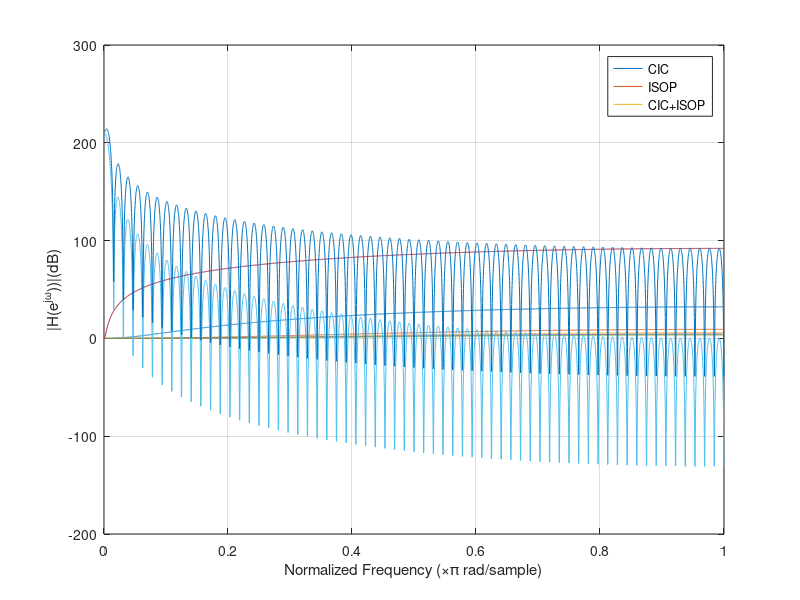
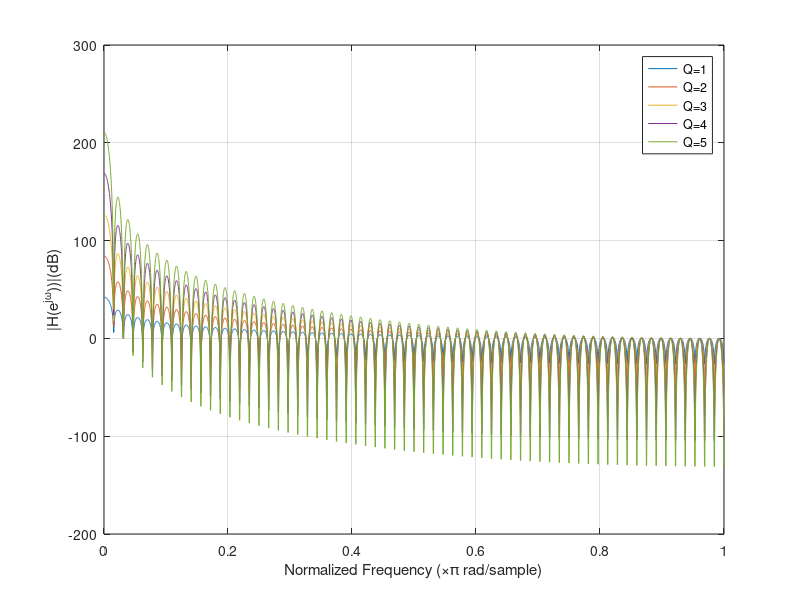

The MATLAB source for these figures, in order:
 % 设计方法2： 设计未做单位增益CIC滤波器
 % hcic = design(fdesign.decimator(R,'cic',D, Fp, Astp, Fs),'SystemObject',true);
 % cic_comp = design(fdesign.ciccomp(hcic.DifferentialDelay, ...
 %             hcic.NumSections,Fp,Fstp,Ap,Astp,Fs/R), 'SystemObject',true);
 % 参数设置
 %%
%  clc;
%  clear;
%  Fs = 2e6;      % sample rate
%  R = 128;          % decimator factor
%  D = 1;          % differential delay
%  Fp = 2e3;       % pass band
%  Fstp = 13.625e3;     % stop band
%  Ap = 0.1;       % attenuation in pass band
%  Astp = 40;      % attenuation in stop band
% 
%  % 设计方法1： 设计单位增益CIC滤波器
%  d1 = fdesign.decimator(R,'cic',D, Fp, Astp, Fs);
%  hcic = design(d1);
%  H1 = cascade(1/gain(hcic),hcic);
%  d2 = fdesign.ciccomp(hcic.DifferentialDelay, ...
%              hcic.NumberOfSections,Fp,Fstp,Ap,Astp,Fs/R);
%  cic_comp = design(d2);
%  fvtool(H1,cic_comp,cascade(H1,cic_comp),'ShowReference','off','Fs',[Fs Fs/R Fs]) % 未做归一化处理
%  legend('CIC Decimator','CIC Compensator','Resulting Cascade Filter');


%%
%  Fs = 2e6;      % sample rate
%  R = 128;          % decimator factor
%  D = 1;          % differential delay
%  N = 5;          % number of stage
%  Fp = 0.002;      % pass band
%  Fstp = 0.058;   % stop band
%  Ap = 0.1;       % attenuation in pass band
%  Astp = 60;      % attenuation in stop band
%  CICDecim = dsp.CICDecimator(R, D, N);
%  CICCompDecim = dsp.CICCompensationDecimator(CICDecim,...
%      'DecimationFactor',2,'PassbandFrequency',Fp,...
%      'StopbandFrequency',Fstp,'SampleRate',Fs/R);
%  fvtool(CICDecim,CICCompDecim,...
%  cascade(CICDecim,CICCompDecim),'ShowReference','off','Fs',[Fs Fs/R Fs])
%  legend('CIC Decimator','CIC Compensator','Resulting Cascade Filter');

%%
% fs = 2e6;		%采样率
% f1 = 10;		%信号频率1
% f2 = 20;		%信号频率2
% n = 4096;		%采样点数
% t = 0:1/fs:(n-1)/fs;
% x_in = cos(2*pi*f1*t) + 2*cos(2*pi*f2*t) + 1i*sin(2*pi*f1*t) + 1i*2*sin(2*pi*f2*t);    %复数信号,提供两个不同的频率10Hz与20Hz
% 
% a = [1,-1];     %梳状滤波器系数
% b = [1,-1];		%积分器系数
% 
% %五级级联积分器
% c1 =  filter(1,b,x_in);	%x_in为输入信号
% c2 =  filter(1,b,c1);
% c3 =  filter(1,b,c2);
% c4 =  filter(1,b,c3);
% c5 =  filter(1,b,c4);
% 
% d = downsample(c5,4);	%对信号进行四倍抽取
% 
% %五级级联梳状滤波器
% e1 = filter(a,1,d);
% e2 = filter(a,1,e1);
% e3 = filter(a,1,e2);
% e4 = filter(a,1,e3);
% y_out = filter(a,1,e4);	%y_out为CIC输出
% 
% figure
% subplot(211)
% f = 0:200/4096:(4096-1)*200/4096;   %归一化处理
% plot(f,20*log10(abs(fft(x_in))),'b');
% title('抽取前fft变换');xlabel('f/Hz');
% f_d = 0:12.5/1024:(1024-1)*12.5/1024;   %归一化处理
% subplot(212)
% plot(f_d,20*log10(abs(fft(y_out))),'r');
% title('抽取后fft变换');xlabel('f/Hz');


%% CIC滤波器设计（级联数Q = 5，抽取因子M = 128 ）
clc;
clear;
M = 128;
b = [1 repelem(0,M-1) -1];
a = [1 -1];

figure(1);
%零极点图
zplane(b,a);

%数字滤波器频率响应
[h,w] = freqz(b,a,4096);
%为了单位表示方便
w = w/pi;
%观察级联个数对旁瓣衰减的影响

figure(2);
% 绘制4张子图方式多少个级联
% Q = 1; 
% subplot(2,2,1);
% plot(w_shift_plus,20*log10(abs(h_shift).^Q))
% peaks = findpeaks(20*log10(abs(h_shift).^Q));
% xlabel('Normalized frequency(cycles/sample)');
% ylabel('|H(e^j^\omega))|(dB)');
% title('Q=1');
% grid on;
% Q = 2; 
% subplot(2,2,2);
% plot(w_shift,20*log10(abs(h_shift).^Q))
% peaks = findpeaks(20*log10(abs(h_shift).^Q));
% xlabel('Normalized frequency(cycles/sample)');
% ylabel('|H(e^j^\omega))|(dB)');
% title('Q=2');
% grid on;
% Q = 3; 
% subplot(2,2,3);
% plot(w_shift,20*log10(abs(h_shift).^Q))
% peaks = findpeaks(20*log10(abs(h_shift).^Q));
% xlabel('Normalized frequency(cycles/sample)');
% ylabel('|H(e^j^\omega))|(dB)');
% title('Q=3');
% grid on;
% Q = 4; 
% subplot(2,2,4);
% plot(w_shift,20*log10(abs(h_shift).^Q))
% peaks = findpeaks(20*log10(abs(h_shift).^Q));
% xlabel('Normalized frequency(cycles/sample)');
% ylabel('|H(e^j^\omega))|(dB)');
% title('Q=4');
% grid on;
Q = 1; 
plot(w,20*log10(abs(h).^Q));
xlabel('Normalized Frequency (\times\pi rad/sample)');
ylabel('|H(e^j^\omega))|(dB)');
hold on;
Q = 2; 
plot(w,20*log10(abs(h).^Q));
hold on;
Q = 3; 
plot(w,20*log10(abs(h).^Q));
hold on;
Q = 4; 
plot(w,20*log10(abs(h).^Q));
hold on;
Q = 5; 
plot(w,20*log10(abs(h).^Q));
legend('Q=1','Q=2','Q=3','Q=4','Q=5');
grid on;



%% ISOP二阶补偿器设计
clear;
clc;

figure(1);
 for c=-2.1:-2:-11
    b = [1 c 1];
    a = [abs(c+2)];
    %zplane(b,a);
    % % 数字滤波器频率响应
    [h,w] = freqz(b,a,4096);
    n = length(w);
    w=w/pi;
    plot(w,20*log10(abs(h)));
    hold on;
 end
legend('C=-3','C=-5','C=-7','C=-9','C=-11');
grid on;
xlabel('Normalized Frequency (\times\pi rad/sample)');
ylabel('|H(e^j^\omega))|(dB)');


%% CIC滤波器（级联数Q = 5，抽取因子M = 128 ） + ISOP二阶补偿器

clc;
clear;
% CIC设计
M = 128;
b = [1 repelem(0,M-1) -1];
a = [1 -1];
%数字滤波器频率响应
[Hcic,w] = freqz(b,a,4096);
%为了单位表示方便
w = w/pi;
%级联数为5的CIC幅频特性
Q = 5;
figure(1);
plot(w,20*log10(abs(Hcic).^Q));
hold on ;


%ISOP设计
c = -2.0001;
b1 = [1 c 1];
a1 = [abs(c+2)];
% % 数字滤波器频率响应
[Hisop,wisop] = freqz(b1,a1,4096);

wisop = wisop /pi;
plot(w,20*log10(abs(Hisop)));
hold on ;

plot(w,20*log10(abs(Hisop).*(abs(Hcic).^Q)));

legend('CIC','ISOP','CIC+ISOP');
grid on;
xlabel('Normalized Frequency (\times\pi rad/sample)');
ylabel('|H(e^j^\omega))|(dB)');



















    







